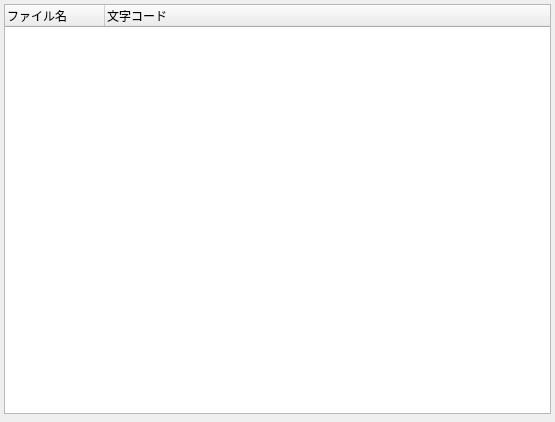
<?xml version="1.0" encoding="UTF-8"?>
<ui version="4.0">
 <class>UIPanelMain</class>
 <widget class="QWidget" name="UIPanelMain">
  <property name="geometry">
   <rect>
    <x>0</x>
    <y>0</y>
    <width>555</width>
    <height>422</height>
   </rect>
  </property>
  <property name="windowTitle">
   <string>Form</string>
  </property>
  <layout class="QVBoxLayout" name="verticalLayout">
   <property name="spacing">
    <number>4</number>
   </property>
   <property name="leftMargin">
    <number>4</number>
   </property>
   <property name="topMargin">
    <number>4</number>
   </property>
   <property name="rightMargin">
    <number>4</number>
   </property>
   <property name="bottomMargin">
    <number>4</number>
   </property>
   <item>
    <widget class="HTreeWidget" name="treeWidget">
     <property name="alternatingRowColors">
      <bool>true</bool>
     </property>
     <property name="indentation">
      <number>12</number>
     </property>
     <column>
      <property name="text">
       <string>ファイル名</string>
      </property>
     </column>
     <column>
      <property name="text">
       <string>文字コード</string>
      </property>
     </column>
    </widget>
   </item>
   <item>
    <widget class="UICommandBar" name="widget" native="true"/>
   </item>
  </layout>
 </widget>
 <customwidgets>
  <customwidget>
   <class>UICommandBar</class>
   <extends>QWidget</extends>
   <header>UICommandBar.h</header>
   <container>1</container>
  </customwidget>
  <customwidget>
   <class>HTreeWidget</class>
   <extends>QTreeWidget</extends>
   <header>HTreeWidget.h</header>
  </customwidget>
 </customwidgets>
 <resources/>
 <connections/>
</ui>
